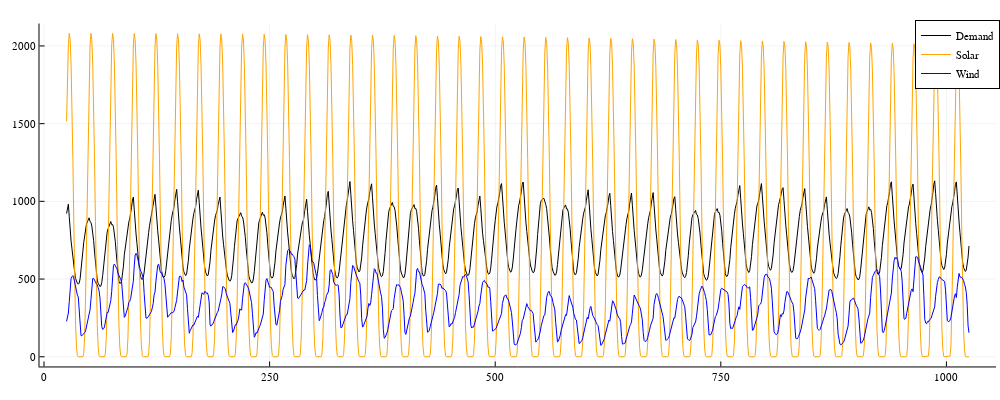

This figure's notebook cell:
### Code cell
# Compare availability of solar to wind
plotly()
plot(x, total_demand[time_ls], label="Demand", lc=:black, lw=1)
plot!(x, value.(A_s)[time_ls, 1]*P_max_w, label="Solar", lc=:orange, lw=1)
plot!(x, value.(A_s)[time_ls, 2]*P_max_w, label="Wind", lc=:blue, lw=1)
plot!(size=(1000,400))

### Figure 1 — Plotly figure (JSON) as saved in the notebook; plotly's stock layout.template omitted (floating-point values rounded to 4 significant figures; data arrays with more than 128 entries replaced by an {"elided": "..."} marker saying what was removed)
{"data": [{"colorbar": {"len": 0.9525, "title": "", "x": 0.9961, "y": 0.5139}, "legendgroup": "Demand", "line": {"color": "rgba(0, 0, 0, 1.000)", "dash": "solid", "shape": "linear", "width": 1}, "mode": "lines", "name": "Demand", "showlegend": true, "type": "scatter", "x": {"elided": "1001 int values"}, "xaxis": "x", "y": {"elided": "1001 float values"}, "yaxis": "y", "zmax": null, "zmin": null}, {"colorbar": {"len": 0.9525, "title": "", "x": 0.9961, "y": 0.5139}, "legendgroup": "Solar", "line": {"color": "rgba(255, 165, 0, 1.000)", "dash": "solid", "shape": "linear", "width": 1}, "mode": "lines", "name": "Solar", "showlegend": true, "type": "scatter", "x": {"elided": "1001 int values"}, "xaxis": "x", "y": {"elided": "1001 float values"}, "yaxis": "y", "zmax": null, "zmin": null}, {"colorbar": {"len": 0.9525, "title": "", "x": 0.9961, "y": 0.5139}, "legendgroup": "Wind", "line": {"color": "rgba(0, 0, 255, 1.000)", "dash": "solid", "shape": "linear", "width": 1}, "mode": "lines", "name": "Wind", "showlegend": true, "type": "scatter", "x": {"elided": "1001 int values"}, "xaxis": "x", "y": {"elided": "1001 float values"}, "yaxis": "y", "zmax": null, "zmin": null}], "layout": {"annotations": [], "height": 400, "legend": {"bgcolor": "rgba(255, 255, 255, 1.000)", "bordercolor": "rgba(0, 0, 0, 1.000)", "borderwidth": 1, "font": {"color": "rgba(0, 0, 0, 1.000)", "family": "sans-serif", "size": 11}, "title": {"font": {"color": "rgba(0, 0, 0, 1.000)", "family": "sans-serif", "size": 15}, "text": ""}, "tracegroupgap": 0, "traceorder": "normal", "x": 1, "xanchor": "auto", "y": 1, "yanchor": "auto"}, "margin": {"b": 20, "l": 0, "r": 0, "t": 20}, "paper_bgcolor": "rgba(255, 255, 255, 1.000)", "plot_bgcolor": "rgba(255, 255, 255, 1.000)", "showlegend": true, "width": 1000, "xaxis": {"anchor": "y", "domain": [0.03949, 0.9961], "gridcolor": "rgba(0, 0, 0, 0.100)", "gridwidth": 0.5, "linecolor": "rgba(0, 0, 0, 1.000)", "mirror": false, "range": [-5, 1055], "showgrid": true, "showline": true, "showticklabels": true, "tickangle": 0, "tickcolor": "rgb(0, 0, 0)", "tickfont": {"color": "rgba(0, 0, 0, 1.000)", "family": "sans-serif", "size": 11}, "tickmode": "array", "ticks": "inside", "ticktext": ["0", "250", "500", "750", "1000"], "tickvals": [0, 250, 500, 750, 1000], "title": "", "titlefont": {"color": "rgba(0, 0, 0, 1.000)", "family": "sans-serif", "size": 15}, "type": "-", "visible": true, "zeroline": false, "zerolinecolor": "rgba(0, 0, 0, 1.000)"}, "yaxis": {"anchor": "x", "domain": [0.03762, 0.9902], "gridcolor": "rgba(0, 0, 0, 0.100)", "gridwidth": 0.5, "linecolor": "rgba(0, 0, 0, 1.000)", "mirror": false, "range": [-62.45, 2144.0], "showgrid": true, "showline": true, "showticklabels": true, "tickangle": 0, "tickcolor": "rgb(0, 0, 0)", "tickfont": {"color": "rgba(0, 0, 0, 1.000)", "family": "sans-serif", "size": 11}, "tickmode": "array", "ticks": "inside", "ticktext": ["0", "500", "1000", "1500", "2000"], "tickvals": [0, 500, 1000, 1500, 2000], "title": "", "titlefont": {"color": "rgba(0, 0, 0, 1.000)", "family": "sans-serif", "size": 15}, "type": "-", "visible": true, "zeroline": false, "zerolinecolor": "rgba(0, 0, 0, 1.000)"}}}
